Frame 1 (no input): blank canvas, image omitted
Frame 60 (no input): blank canvas, image omitted
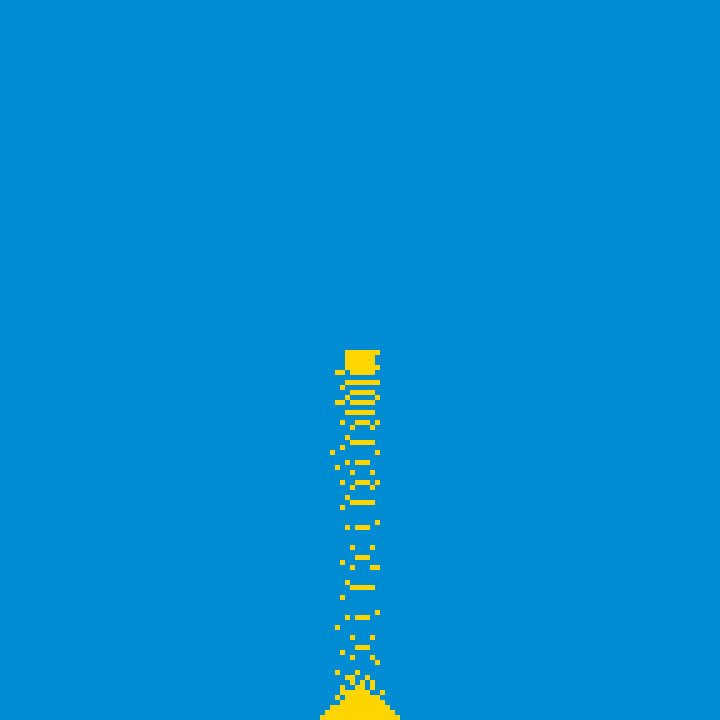
Frame 120 (the mouse pressed at the canvas centre since frame 60)

The p5.js sketch whose frames 1 and 60 were blank and that drew this single picture after the mouse press (run headless with seeded random() and noise() and a simulated clock; from frame 60 on, the mouse is pressed at the canvas centre):

// p5.js sketch
// ── sketch.js
var gWidth = 5
var gScreenSize = 720
var gLength = gScreenSize / gWidth
let gGrid = createNewGrid()
let gVelocityMat = createNewGrid()
let gAcc = 0.1
var gIsRainbow = false
let gHue = gIsRainbow ? 185 : 50
let bgColor = [200, 255, gIsRainbow ? 0 : 210]

function setup() {
    gGrid = createNewGrid()
    gVelocityMat = createNewGrid()
    colorMode(HSB, 360, 255, 255)
    createCanvas(gScreenSize, gScreenSize);
    renderGrid()

}


function draw() {
    renderGrid()
    gGrid = calculateNextGen(gGrid)
    if (mouseIsPressed) updateGrid();
}

function renderGrid() {
    background(...bgColor)
    for (let i = 0; i < gGrid.length; i++) {
        for (let j = 0; j < gGrid[0].length; j++) {
            const cell = gGrid[i][j]
            noStroke()
            if (cell) {
                const x = j * gWidth
                const y = i * gWidth
                fill(cell, 255, 255)
                // stroke(0)
                square(x, y, gWidth)
            }
        }
    }

}

function calculateNextGen() {
    let nextGrid = createNewGrid(gGrid)
    for (let i = 0; i < gLength - 1; i++) {
        for (let j = 0; j < gLength; j++) {
            const cell = gGrid[i][j]
            if (!cell) continue
            const cellBelow = gGrid[i + 1][j]
            const dir = (Math.random() > 0.5) ? 1 : -1
            const cellBlowA = gGrid[i + 1][j + dir]
            const cellBelowB = gGrid[i + 1][j - dir]
            if (cellBelow) {
                if (cellBlowA === 0) {
                    nextGrid[i][j + dir] = gGrid[i][j]
                    nextGrid[i][j] = 0
                } else if (cellBelowB === 0) {
                    nextGrid[i][j - dir] = gGrid[i][j]
                    nextGrid[i][j] = 0
                }
            } else {
                let vel = gVelocityMat[i][j] || gAcc
                let diff = getNextEmptyRowDiff({ i, j }, ceil(vel))
                const nextRowIdx = i + diff
                nextGrid[nextRowIdx][j] = gGrid[i][j]
                nextGrid[i][j] = 0
                gVelocityMat[nextRowIdx][j] = vel + gAcc
            }
            gVelocityMat[i][j] = 0
        }
    }
    return nextGrid
}


function mouseDragged() {
    updateGrid()
}

function mouseClicked() {
    updateGrid()
}

function updateGrid() {
    let extra = 2
    let rowIdx = floor(mouseY / gWidth);
    let colIdx = floor(mouseX / gWidth)
    for (let j = colIdx - extra; j <= colIdx + extra; j++) {
        for (let i = rowIdx - extra; i <= rowIdx + extra; i++) {
            // let j = colIdx
            if (i >= 0 && i < gLength &&
                j >= 0 && j < gLength && !gGrid[i][j]) {
                gGrid[i][j] = gHue;
                gVelocityMat[i][j] = 0.3;

            }
        }
    }
    if (gIsRainbow) {
        gHue += 0.045
        if (gHue > 360) gHue = 1
    }
}

function getNextEmptyRowDiff(pos, diff) {
    let cell = gGrid[pos.i + diff]?.[pos.j]
    while (cell || cell === undefined) {
        diff--
        cell = gGrid[pos.i + diff]?.[pos.j]
    }
    return diff < 0 ? 1 : diff
}


//* utils

function createNewGrid(prevGrid) {
    if (prevGrid) return copyGrid(prevGrid)

    return [...Array(gLength)].map(_ => (
        [...Array(gLength)].map(_ => 0)
    ))

}




function copyGrid(grid) {
    return grid.map(row => [...row])
}
